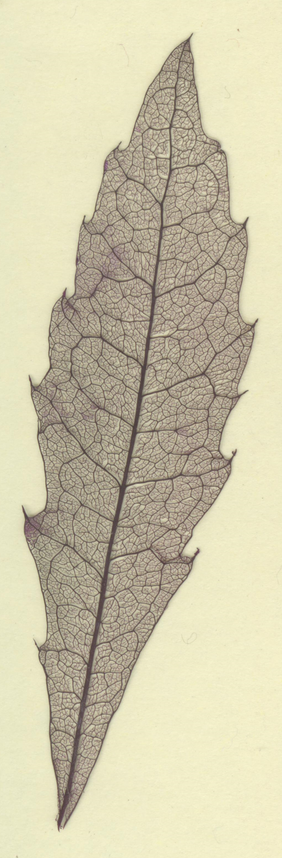
#> input picture data_marion/images/Hybanthus_caledonicus_angustifolia_Deplanche_N°16_1.tiff, 282 x 858 px, shrunk from 1024 x 3117 before the run; its folder holds only this picture in this run
$ python display_plots.py
#> lines starting #> are read from the running program, lines starting #| are printed output that depends on the picture; pictures that were not available may be replaced by others from this repository, and a replacement may not be noted
import os, glob
import numpy as np
import matplotlib.pyplot as plt
from PIL import Image
from skimage import measure

os.chdir(os.path.dirname(os.path.realpath(__file__)))

# Load saved masks
pred_path = "../data_marion/leaf_preds_new_sam3/"
image_path = "../data_marion/images/"

# Convert TIFF images to JPEG
for tiff_file in glob.glob(image_path + "*.tiff"):
    img = Image.open(tiff_file)
#> img is the input picture: PIL image 282x858 RGB; mean R, G, B 205.6, 199, 170.4
    jpeg_path = tiff_file.replace(".tiff", ".jpeg")
    img.convert("RGB").save(jpeg_path, "JPEG")
    print(f"Converted {os.path.basename(tiff_file)}")

# Get list of saved predictions
#pred_files = sorted(glob.glob(pred_path + "*.png"))
pred_files = sorted(glob.glob(pred_path + "Agatea_longipedicellata_Blanchon_738_cropped.png"))

print(f"\nFound {len(pred_files)} saved predictions\n")

# Visualize a few examples
num_examples = 3
fig_size = 12

#for pred_idx, pred_file in enumerate(pred_files[:num_examples]):
for pred_idx, pred_file in enumerate(pred_files):
    base_name = os.path.splitext(os.path.basename(pred_file))[0]

    # Try different image extensions
    image_file = None
    for ext in [".jpeg", ".jpg", ".png", ".tiff", ".tif"]:
        candidate = image_path + base_name + ext
        if os.path.exists(candidate):
            image_file = candidate
            break

    # Load image and mask
    if image_file:
        image = np.array(Image.open(image_file), dtype=float) / 255
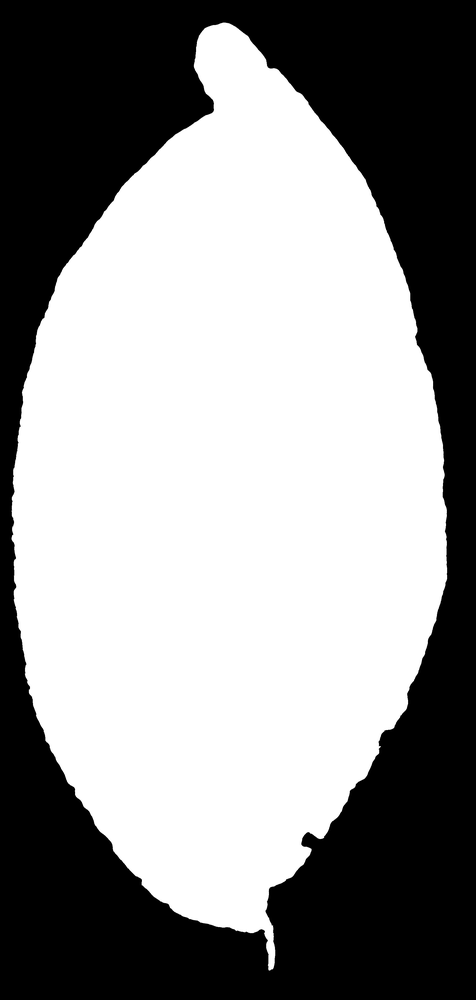
#> input picture data/leaf_preds/Agatea_longipedicellata_Blanchon_738_cropped.png, 476 x 1000 px, shrunk from 1731 x 3634 before the run, given in place of Agatea_longipedicellata_Blanchon_738_cropped.jpeg, which was not available

        # Handle both 2D (grayscale) and 3D (RGB) masks
        mask_array = np.array(Image.open(pred_file), dtype=float)
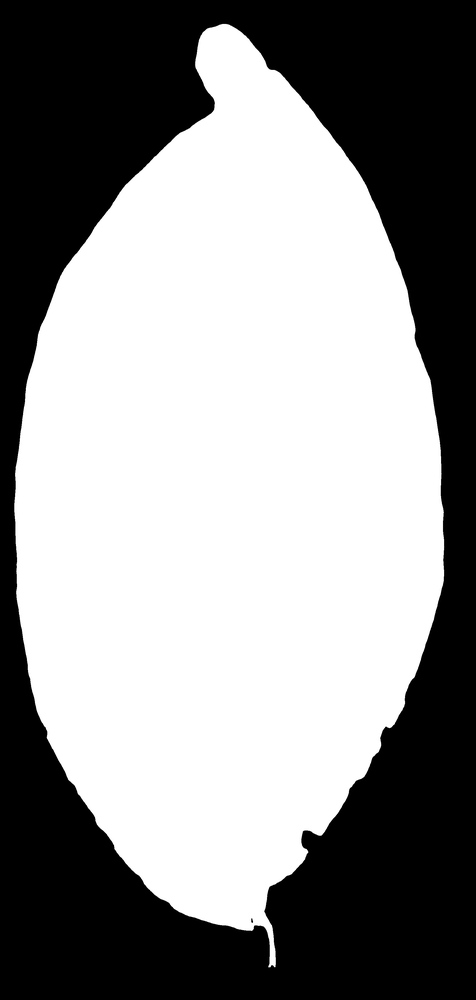
#> input picture data_marion/leaf_preds_new_sam3/Agatea_longipedicellata_Blanchon_738_cropped.png, 476 x 1000 px, shrunk from 1731 x 3634 before the run
        if mask_array.ndim == 3:  # RGB mask
            mask = mask_array[:, :, 0] / 255
        else:  # Already 2D grayscale
            mask = mask_array / 255

        # Create overlay plot
        fig = plt.figure(figsize=(fig_size, fig_size * image.shape[0] / image.shape[1]))

        # Plot image with contour overlay
        plt.imshow(image)
        contour = measure.find_contours(mask, 0.5)
#> contour = 2 point arrays, longest 2879 points
        if contour:
            for cont in contour:
                plt.plot(cont[:, 1], cont[:, 0], "r-", linewidth=3)
#> this loop made 2 passes

        plt.title(f"Example {pred_idx + 1}: {base_name}")
        plt.axis("off")
        plt.tight_layout()
        plt.savefig(f"../figures_marion/{base_name}_leaf_overlay.png", dpi=200, bbox_inches="tight")
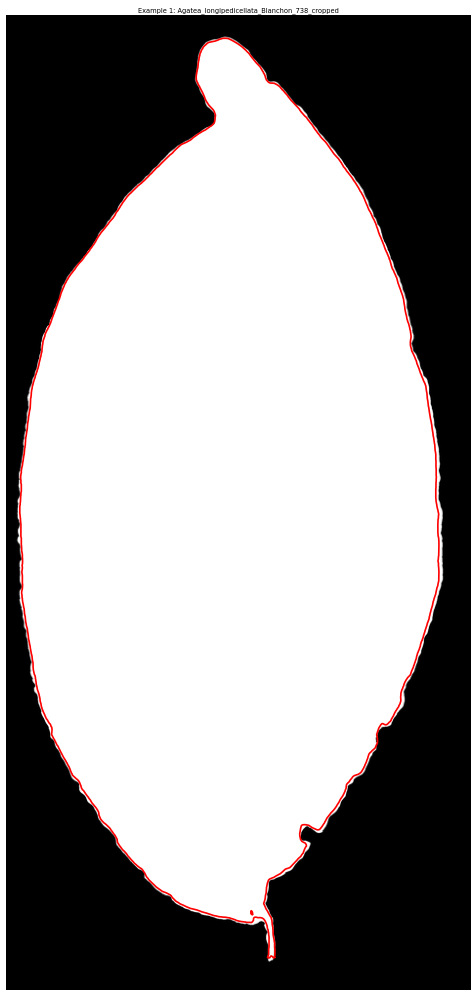
#> figure drawn by matplotlib, 1 panel
        plt.show()
    else:
        print(f"Image file not found for: {base_name}")

# Leaf vein visualization
vein_pred_path = "../data_marion/vein_fl_preds2/"

# Get vein predictions
vein_files = sorted(glob.glob(vein_pred_path + "*.png"))
print(f"\nFound {len(vein_files)} vein predictions")

# Visualize with overlay
num_examples = len(vein_files)
fig_size = 12

for vein_idx, vein_file in enumerate(vein_files):
    base_name = os.path.splitext(os.path.basename(vein_file))[0]

    # Try different image extensions
    image_file = None
    for ext in [".jpeg", ".jpg", ".png", ".tiff", ".tif"]:
        candidate = image_path + base_name + ext
        if os.path.exists(candidate):
            image_file = candidate
            break

    if image_file:
        image = np.array(Image.open(image_file), dtype=np.float32) / 255

        # Handle both 2D (grayscale) and 3D (RGB) vein masks
        vein_array = np.array(Image.open(vein_file), dtype=np.float32)
        if vein_array.ndim == 3:  # RGB mask
            vein_mask = vein_array[:, :, 0] / 255
        else:  # Already 2D grayscale
            vein_mask = vein_array / 255

        # Create overlay with red veins
        image[vein_mask > 0.5] = [1, 0, 0]

        fig = plt.figure(figsize=(image.shape[1] / image.shape[0] * fig_size, fig_size))
        plt.imshow(image)
        plt.title(f"Vein Segmentation: {base_name}")
        plt.axis("off")
        plt.tight_layout()
        plt.show()
    else:
        print(f"Image file not found for: {base_name}")
